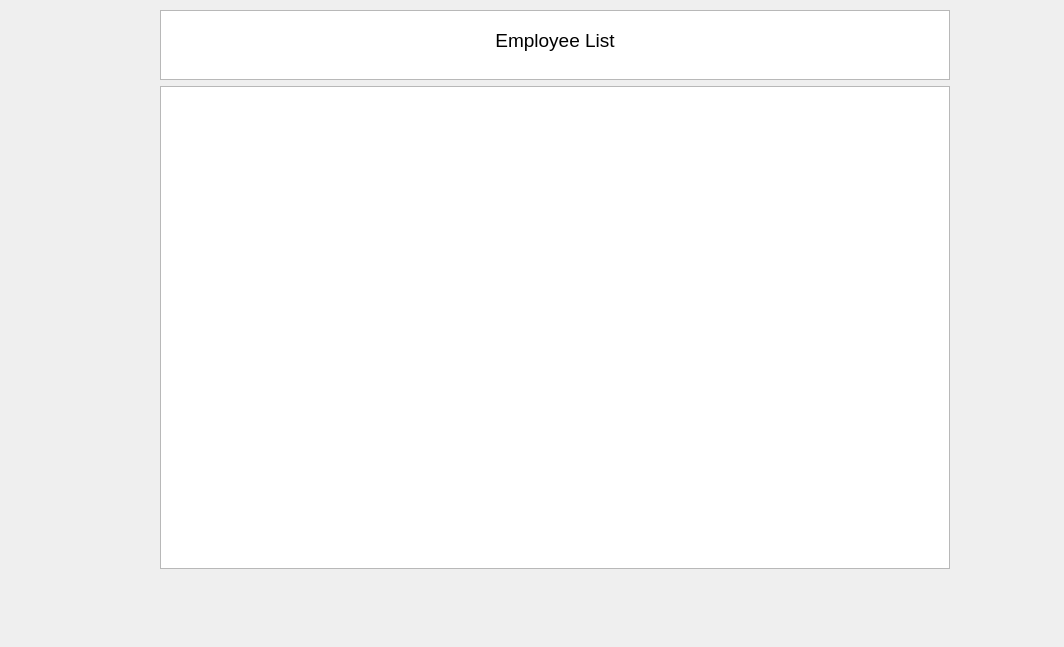
<?xml version="1.0" encoding="UTF-8"?>
<ui version="4.0">
 <class>Dialog</class>
 <widget class="QDialog" name="Dialog">
  <property name="geometry">
   <rect>
    <x>0</x>
    <y>0</y>
    <width>1064</width>
    <height>647</height>
   </rect>
  </property>
  <property name="windowTitle">
   <string>Dialog</string>
  </property>
  <widget class="QWidget" name="verticalLayoutWidget">
   <property name="geometry">
    <rect>
     <x>160</x>
     <y>0</y>
     <width>790</width>
     <height>669</height>
    </rect>
   </property>
   <layout class="QVBoxLayout" name="verticalLayout" stretch="5,100">
    <property name="topMargin">
     <number>10</number>
    </property>
    <property name="bottomMargin">
     <number>100</number>
    </property>
    <item>
     <widget class="QTextBrowser" name="Heading">
      <property name="html">
       <string>&lt;!DOCTYPE HTML PUBLIC &quot;-//W3C//DTD HTML 4.0//EN&quot; &quot;http://www.w3.org/TR/REC-html40/strict.dtd&quot;&gt;
&lt;html&gt;&lt;head&gt;&lt;meta name=&quot;qrichtext&quot; content=&quot;1&quot; /&gt;&lt;meta charset=&quot;utf-8&quot; /&gt;&lt;style type=&quot;text/css&quot;&gt;
p, li { white-space: pre-wrap; }
&lt;/style&gt;&lt;/head&gt;&lt;body style=&quot; font-family:'Segoe UI'; font-size:9pt; font-weight:400; font-style:normal;&quot;&gt;
&lt;p align=&quot;center&quot; style=&quot;-qt-paragraph-type:empty; margin-top:0px; margin-bottom:0px; margin-left:0px; margin-right:0px; -qt-block-indent:0; text-indent:0px;&quot;&gt;&lt;br /&gt;&lt;/p&gt;
&lt;p align=&quot;center&quot; style=&quot; margin-top:0px; margin-bottom:0px; margin-left:0px; margin-right:0px; -qt-block-indent:0; text-indent:0px;&quot;&gt;&lt;span style=&quot; font-size:14pt;&quot;&gt;Employee List&lt;/span&gt;&lt;/p&gt;&lt;/body&gt;&lt;/html&gt;</string>
      </property>
     </widget>
    </item>
    <item>
     <widget class="QTableView" name="tableView"/>
    </item>
   </layout>
  </widget>
 </widget>
 <resources/>
 <connections/>
</ui>
